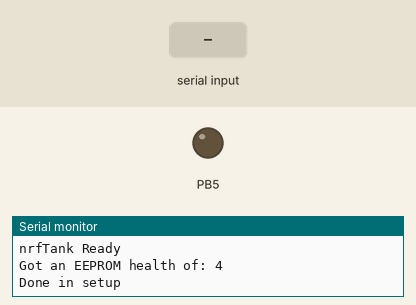
Recording of a sketch running on a simulated ATtiny85, built with avr-gcc and run on an emulated ATtiny85. On the bench: output pins drawn as LEDs (lit = HIGH), the last lines printed to the serial monitor. Inputs (shaded band) come from the test bench. EEPROM starts erased.

Above: at 1.2 s.
1.3 s: "L" received over Serial
At 2.7 s:
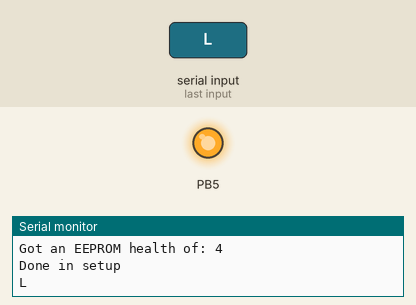
7.3 s: "l" received over Serial
At 8.4 s:
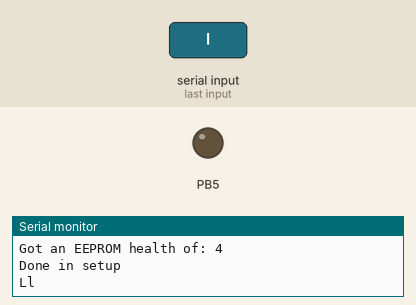
Timing chart, 0 to 10.3 s (numbered marks = the images above; inputs shaded):
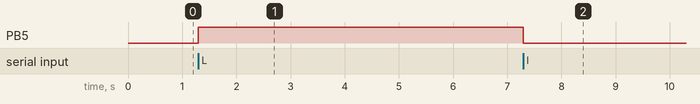

The sketch:

nrfTank.ino
```cpp
//  NRF24L01 truck or tank
#include <SendOnlySoftwareSerial.h>
#include <MemoryFree.h>
#include <EEPROM.h>

#define FULLSPEED 255
SendOnlySoftwareSerial turret (8); // RX (not used)

char testCharacters [] = {'-','-','-','-','+','+','+','+'};
int testIndex = 0;
unsigned long testTimeout = 0;
unsigned long offTimeout = 0;
unsigned long speedTimeout = 0;
int turnPower = 50;
int timeoutTime = 900;

byte health = 0;
unsigned long initPixelsTimeout = 0;
int state = 0;

void setup() {

  health = EEPROM.read(0);
  if ((health > 4) || (health < 0) ) {
     health = 4;
     EEPROM.write (0,4);
  }


  Serial.begin (9600);// Must be 9600 because receiver is same
  Serial.println ( "nrfTank Ready");

  turret.begin (115200);
  turret.write (health);

  Serial.print ( "Got an EEPROM health of: " );
  Serial.println ( health );

  pinMode (5, OUTPUT);
  analogWrite (5, 0);

  pinMode (6, OUTPUT);
  analogWrite (6, 0);

  pinMode (9, OUTPUT);
  analogWrite (9, 0);

  pinMode (10, OUTPUT);
  analogWrite (10,0);

  testTimeout = 1; // Not used currently

  speedTimeout = 1;

  initPixelsTimeout = millis() + 5000;
  Serial.println ( "Done in setup" );
}


void loop() {
  char ch;
  //int irDetected;
  static char lastCh = ' ';
  static bool fire = false;

  if (Serial.available()) {
     ch = Serial.read();
     Serial.print (ch);
     if (ch == 'L')  { // Left Forward
        analogWrite (6,0);
        analogWrite (5,FULLSPEED);
     } else if (ch == 'l')  { // Left Reverse
        analogWrite (5,0);
        analogWrite (6,FULLSPEED);
     } else if (ch == 'R')  { // Right Forward
        analogWrite (10,0);
        analogWrite (9,FULLSPEED);
     } else if (ch == 'r')  { // Right Reverse
        analogWrite (9,0);
        analogWrite (10,FULLSPEED);
     } else if (ch == 'S') { // Left stop
        analogWrite (6,0);
        analogWrite (5,0);
     } else if (ch == 's') { // Right stop
        analogWrite (9,0);
        analogWrite (10,0);
     } else if (ch == 'T') { // turret left
        turret.write ( 'l' );
     } else if (ch == 't') { // turret right
        turret.write ( 'r') ;
     } else if (ch == 'u') { // turret stop
        turret.write ( 'S' );
     } else if ((ch == 'D') || (ch == '!')) { // reset health
        turret.write ( '!' );
        EEPROM.write (0,4);
     } else if (ch == 'F') {
        if (!fire) {
           turret.write ( 'f');
           Serial.println ( "Sending f to turret" );
        }
        fire = true;
     } else if (ch == 'f') {
        fire = false;
     }
  }


}
```

Measured:
- after the input at 1.3 s, PB5: LOW → HIGH at once
- after the input at 7.3 s, PB5: HIGH → LOW at once
